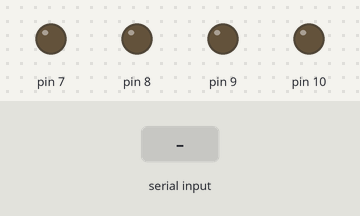
The sketch below on a simulated Arduino Uno, built with avr-gcc and run on an emulated ATmega328P. Shown: output pins drawn as LEDs (lit = HIGH). The test bench sets the inputs (shaded band). What the sketch prints to the serial monitor is not drawn.

Above: at 1.2 s.
1.3 s: "90,45,200\n" received over Serial
At 2.5 s:
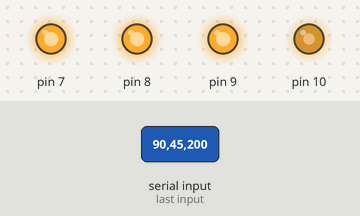
2.8 s: "90,45\n" received over Serial
At 4.5 s:
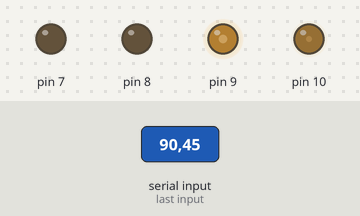
5.3 s: "30,150,10\n" received over Serial
At 5.7 s:
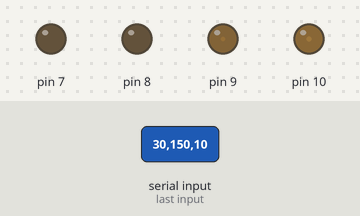
6.8 s: "200\n" received over Serial
At 9.5 s:
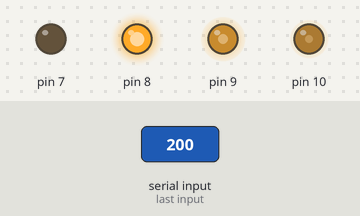
9.8 s: "90,45,200\n" received over Serial
At 10.4 s:
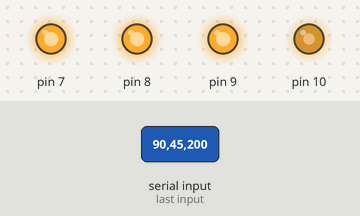
Timing chart, 0 to 12.3 s (numbered marks = the images above; inputs shaded):
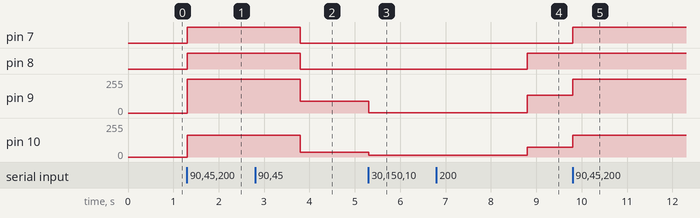

Measured:
- after the input at 1.3 s, pin 7, pin 8: LOW → HIGH at once; pin 9: 0/255 → 255/255 at once; pin 10: 0/255 → 164/255 at once
- after the input at 2.8 s, pin 7, pin 8: HIGH → LOW after 1.0 s; pin 9: 255/255 → 89/255 after 1.0 s; pin 10: 164/255 → 35/255 after 1.0 s
- after the input at 5.3 s, pin 9: 89/255 → 3/255 at once; pin 10: 35/255 → 13/255 at once
- after the input at 6.8 s, pin 8: LOW → HIGH after 2.0 s; pin 9: 3/255 → 133/255 after 2.0 s; pin 10: 13/255 → 73/255 after 2.0 s
- after the input at 9.8 s, pin 7: LOW → HIGH at once; pin 9: 133/255 → 255/255 at once; pin 10: 73/255 → 164/255 at once

The sketch:

NWCH_speed_and_theta.ino
```cpp
# define DEG2RAD(x) x * 0.0174533

class NWCH_bot
{
  int *angles;
  bool *reverseDIRs;
  int *PWM_pins;    // List of PWM pins
  int *DIR_pins;   // List of DIR pins
  float v[4];
  public:
  void PWM_move_bot(int,float,float);
  void bot_move(int,float,float);
  void Attachpins (int*,int*,bool*);
  void initializewheels (int *);

};

void NWCH_bot::Attachpins(int *PWM_PINs, int *DIR_PINs , bool*reverseDIRS)
{
    this->reverseDIRs = reverseDIRS;
    // Attach PWM and DIR pins to the motor drivers
    this->PWM_pins = PWM_PINs;
    this->DIR_pins = DIR_PINs;
    for (int i = 0; i <4; i++) {
        // PWM and DIR pins are OUTPUT type
        pinMode(this->PWM_pins[i], OUTPUT);
        pinMode(this->DIR_pins[i], OUTPUT);
    }
}

void NWCH_bot::initializewheels (int *angles_deg)
{
  this->angles=angles_deg;

}

void NWCH_bot:: PWM_move_bot(int PWM , float angle , float w)
{
 angle=DEG2RAD(angle);
 float Vx=PWM*sin(angle);
 float Vy=PWM*cos(angle);
 for(int i=0;i<4;i++)
 {
  float vect= Vx*sin(this->angles[i]) + Vy*cos(this->angles[i]) +w;
  this->v[i]=int(vect);
}
}

void NWCH_bot::bot_move(int PWM , float angle , float w)
{
  PWM_move_bot(PWM,angle,w);
   for(int i=0;i<4;i++)
  {
   if((this->v[i])<0)
   {
   digitalWrite(this->DIR_pins[i],LOW);
   this->v[i]=(-1)*(this->v[i]);
   if(this->reverseDIRs)
   digitalWrite(this->DIR_pins[i],HIGH);
   }
   else
   {
    digitalWrite(this->DIR_pins[i],HIGH);
   if(this->reverseDIRs)
   digitalWrite(this->DIR_pins[i],LOW);

   }
  }
  for(int i=0;i<4;i++)
   analogWrite(this->PWM_pins[i],this->v[i]);

}


NWCH_bot B;

int PWM[]={7,8,9,10};
int DIR[]={50,51,52,52};
int angles[]={45,135,315,225};
bool reverse[]={true,false,false,true};
int s;
float theta,w;

void setup()
{
  Serial.begin(115200);
  B.Attachpins(PWM,DIR,reverse);
  B.initializewheels(angles);
}
void loop()
{

  char gutter;
if(Serial.available()){
      Serial.print("Serial available : ");
      Serial.print(Serial.available());
      Serial.print(",");
      s = Serial.parseInt();
      theta = Serial.parseInt();
      w = Serial.parseInt();
      Serial.print(s);
      Serial.print(",");
      Serial.print(theta);
      Serial.print(",");
      Serial.println(w);
      B.bot_move(s,theta,w);
      while(Serial.available())
      {
        gutter=Serial.read();
      }
   }


}
```
